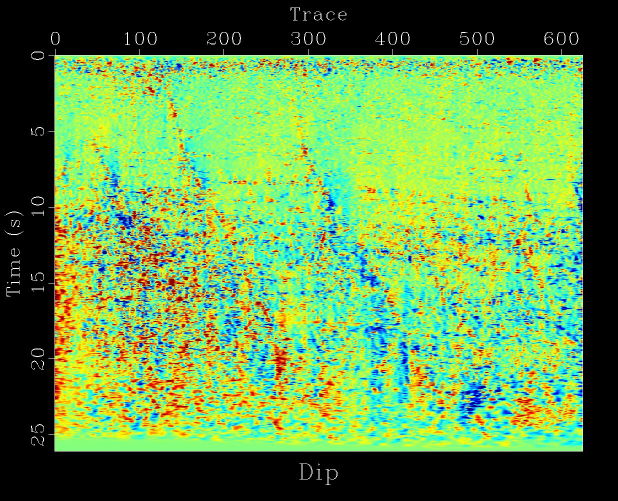
#> input picture notebooks/data/cbar/Gram_Ganssle.jpg, 1236 x 1001 px (shown at 1/2 size)
$ python -i mycarta_imtools.py   (imports and definitions only)
#> lines starting #> are read from the running program, lines starting #| are printed output that depends on the picture; after the words box and inside, x2 and y2 are one past the last pixel; in counts of white or black regions, pixels touching at a corner belong together
#> further down, picture is the input picture: PIL image 1236x1001 RGB; mean R, G, B 99.2, 151.6, 75.9
# -*- coding: utf-8 -*-
"""
Various functions.

by Matteo Niccoli, 2016
github.com/mycarta
"""
from io import StringIO

import requests
import numpy as np
from PIL import Image
from scipy import ndimage as ndi
from skimage import color, exposure
from skimage.morphology import disk
from skimage.morphology import opening
from skimage.morphology import remove_small_objects
from skimage.morphology import convex_hull_image

def find_data(img, min_int=0.03, max_int=0.97, disk_sz=2, hull=True):
    """
    Find the map in an image (using morphological operations) and return it.
    Heuristic assumption the map is the largest object in the map.

    Args:
    	img: (M, N, 3) or (M, N, 4). An RGB or RGBA image.
    	min_int : threshold value to eliminate ~black background.
            If min_int is not given, a default value of 0.03 is uded.
    	max_int : threshold value to eliminate ~white background.
            If max_int is not given, a default value of 0.97 is uded.
    	disk_sz : size of disk-shaped structuring element for opening.
            If disk_sz is not given, a default value of 2 is uded.
    	hull : if True, the convex hull of the largest detected object
            is returned.

    Returns:
        Image. (M, N) RGB image. An image with only the main map.
    """
#> called with min_int = 0.03, max_int = 0.97, disk_sz = 2, hull = True
    rgbimg = img.convert('RGB')
    img = np.asarray(rgbimg)[:,:,:3]

    # Stretch contrast, convert to binary, and apply mild opening.
    p2, p98 = np.percentile(img, (2, 98))
#> p2 = 0; p98 = 255
    rescale = exposure.rescale_intensity(img, in_range=(p2, p98))
    binary = np.logical_and(color.rgb2gray(rescale) > min_int, color.rgb2gray(rescale) < max_int)
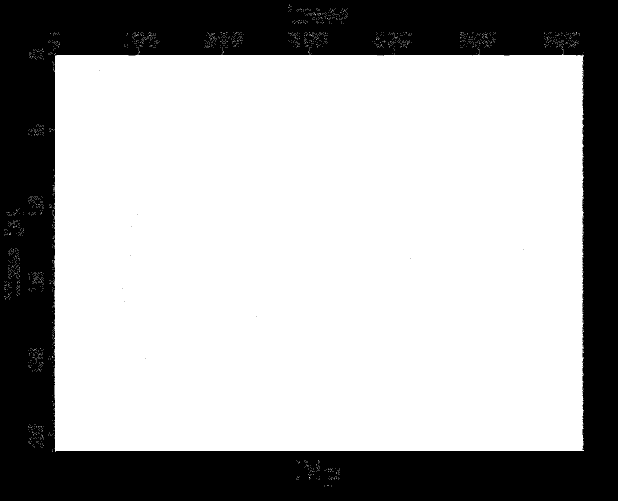
#> binary: shape (1001, 1236) bool (shown at 1/2 size); 67.8% white; 11 black regions (10 under 20 px), largest, box (x1, y1, x2, y2) and area: (0, 0, 1236, 1001) 398257
    binary = opening(binary, disk(disk_sz))
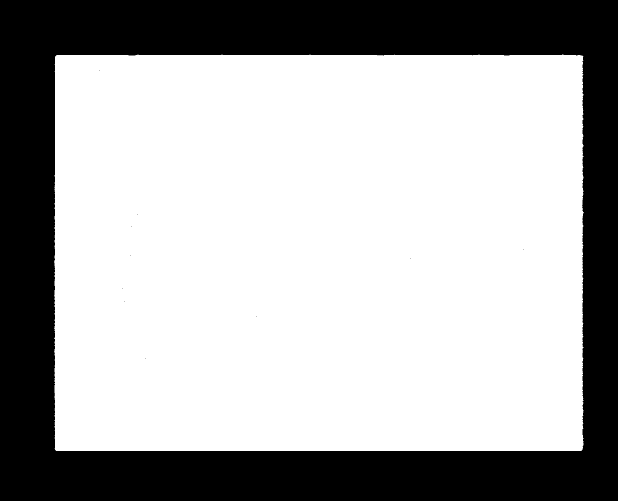
#> binary: shape (1001, 1236) bool (shown at 1/2 size); 67.6% white; 11 black regions (10 under 20 px), largest, box (x1, y1, x2, y2) and area: (0, 0, 1236, 1001) 401014

    # Keep only largest white object.
    label_objects, nb_labels = ndi.label(binary)
#> nb_labels = 1
    sizes = np.bincount(label_objects.ravel())
#> sizes = [401024, 836212]
    sizes[0] = 0
    if nb_labels < 2: # background not included in the count
        binary_objects = binary # in case the image already contained only the map
    else:
        binary_objects = remove_small_objects(binary, max(sizes))

    # Remove holes.
    binary_holes = ndi.morphology.binary_fill_holes(binary_objects)
#> binary_holes: shape (1001, 1236) bool; 67.6% white; 1 black region, box (x1, y1, x2, y2) and area: (0, 0, 1236, 1001) 401014

    # Get convex hull image (smallest convex polygon that surround all white pixels).
    if hull:
        binary_holes = convex_hull_image(binary_holes)
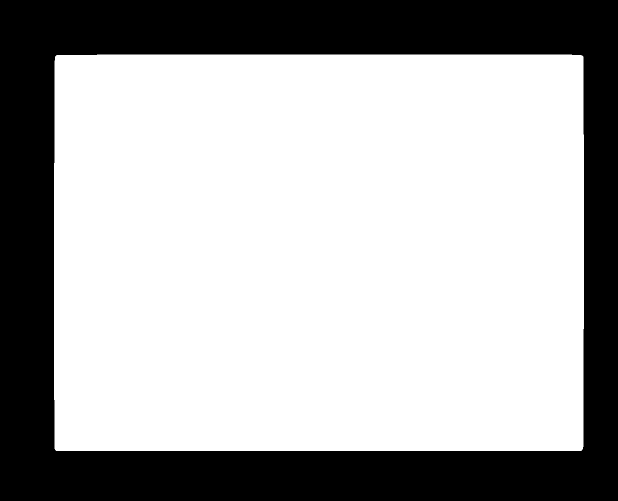
#> binary_holes: shape (1001, 1236) bool (shown at 1/2 size); 67.9% white; 1 black region, box (x1, y1, x2, y2) and area: (0, 0, 1236, 1001) 397533

    # Use it to make 3D mask.
    mask3 = np.zeros(img.shape)
    mask3[:,:,0] = binary_holes
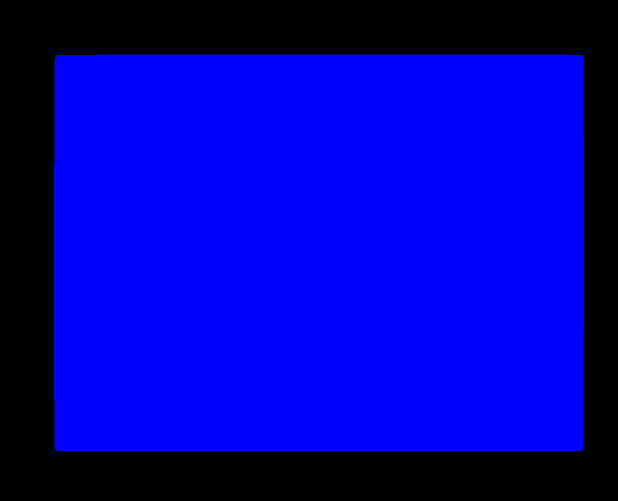
#> mask3: shape (1001, 1236, 3) float64 (shown at 1/2 size); mean of channels 0, 1, 2 0.679, 0, 0; drawn as B, G, R
    mask3[:,:,1] = binary_holes
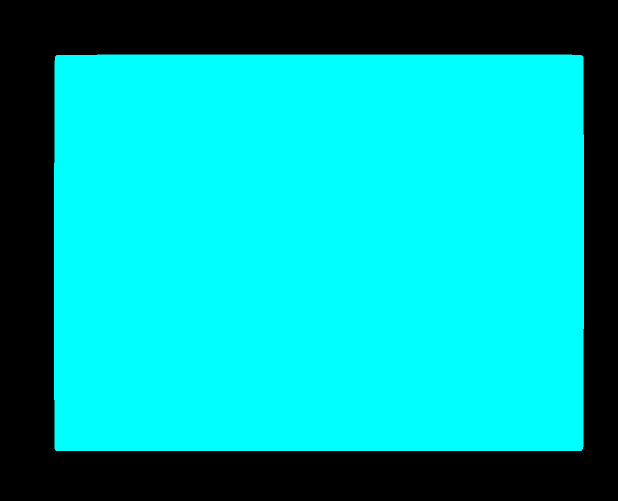
#> mask3: shape (1001, 1236, 3) float64 (shown at 1/2 size); mean of channels 0, 1, 2 0.679, 0.679, 0; drawn as B, G, R
    mask3[:,:,2] = binary_holes

    # Use mask to get only map in original image.
    final = np.ma.masked_where(mask3 ==0, img)
    final = final.filled(0)

    # Crop zero columns and zero rows, plus a few more to counter the opening.
    # see http://stackoverflow.com/a/31402351/1034648
    non_empty = np.where(final != 0)
    out = final[np.min(non_empty[0]) : np.max(non_empty[0]),
                   np.min(non_empty[1]) : np.max(non_empty[1])][disk_sz:-disk_sz, disk_sz:-disk_sz]
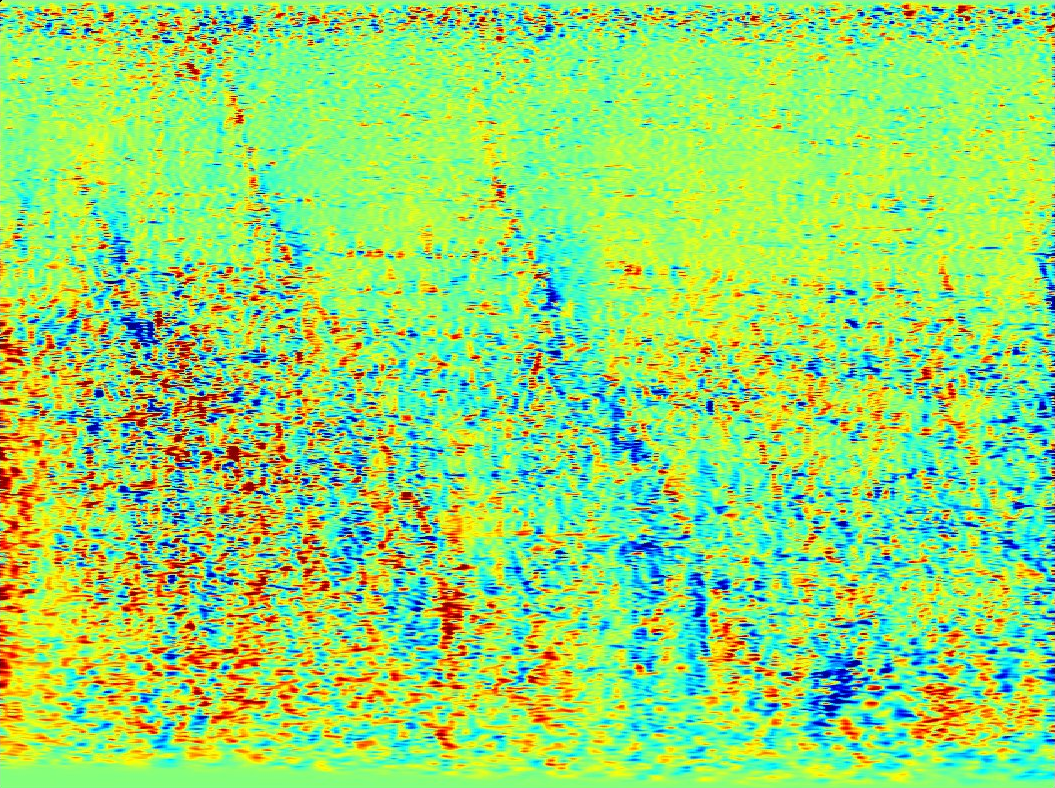
#> out: shape (788, 1055, 3); mean R, G, B 144.6, 222.2, 110

    return Image.fromarray(np.uint8(out))

>>> from PIL import Image
>>> picture = Image.open('notebooks/data/cbar/Gram_Ganssle.jpg')
>>> result = find_data(picture)
